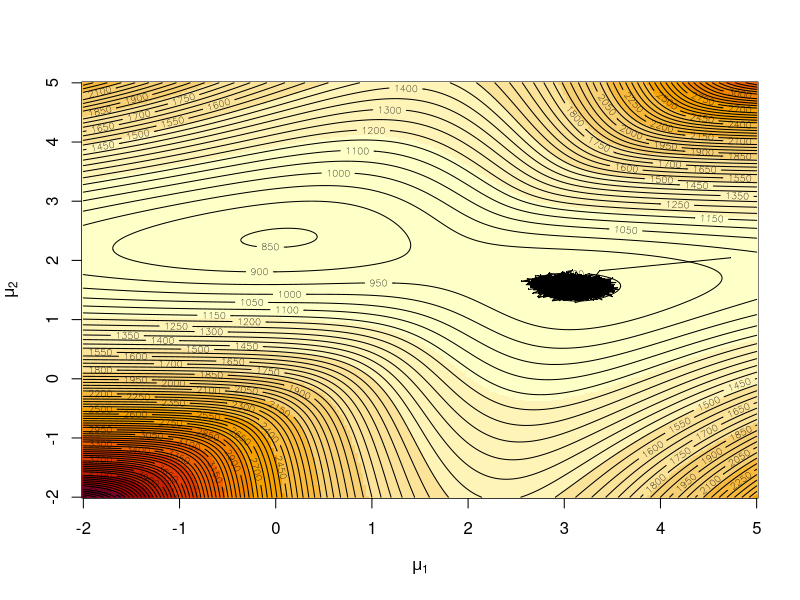
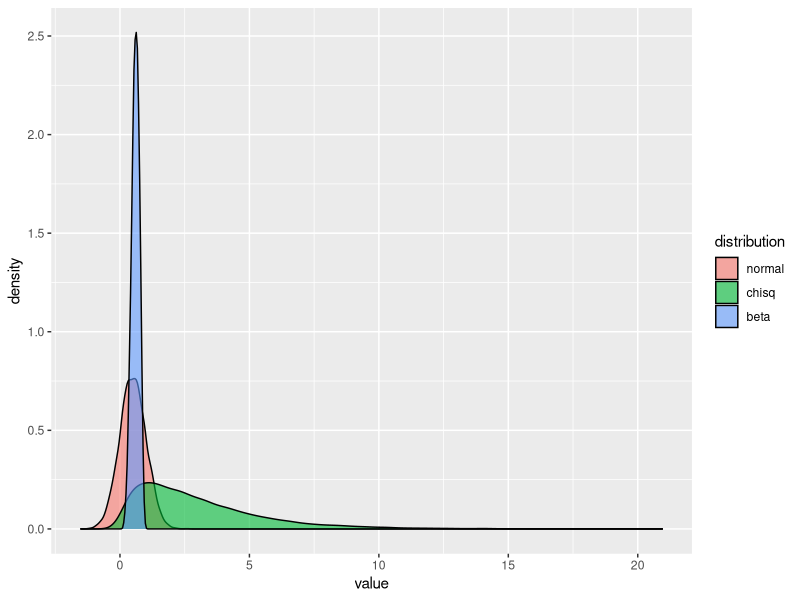
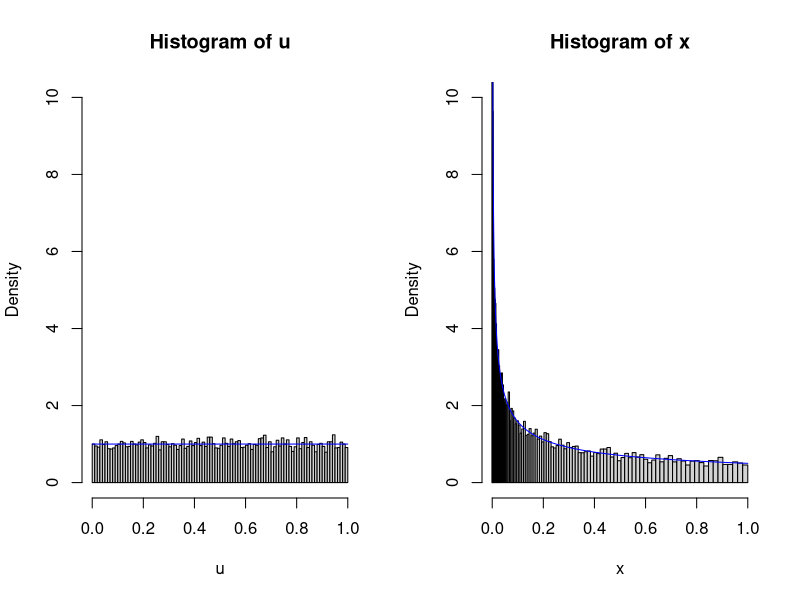
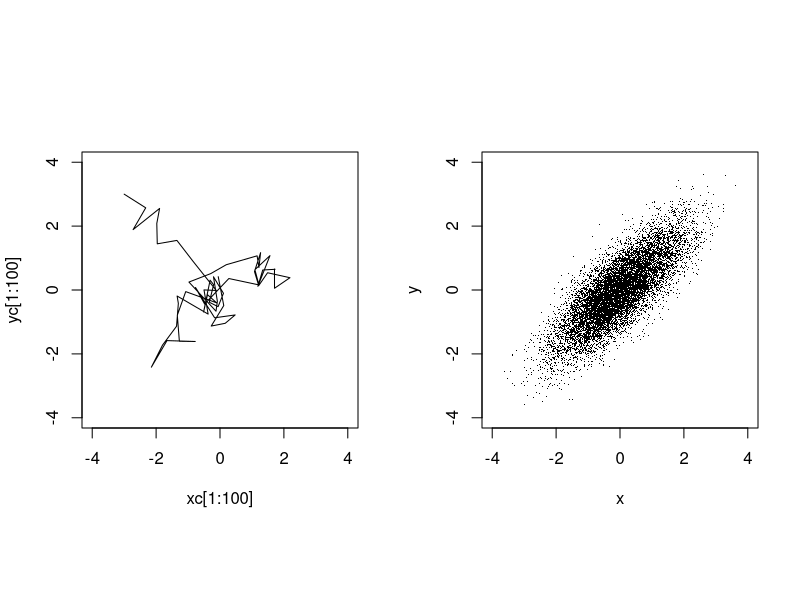

Write R code to recreate these figures, in order.
## ---- chunk 1
  
    Niter=6*10^4
    v=1
    da = sample(c(rnorm(10^2), 2.5 + rnorm(4 * 10^2)))

    like = function(mu) {
        sum(log((0.2 * dnorm(da - mu[1]) + 0.8 * dnorm(da - mu[2]))))
    }

    mu1 = mu2 = seq(-2, 5, le = 250)
    lli = matrix(0, ncol = 250, nrow = 250)
    for (i in 1:250) 
      for (j in 1:250) 
        lli[i, j] = like(c(mu1[i],   mu2[j]))

    x = prop = runif(2, -2, 5)
    the = matrix(x, ncol = 2)
    curlike = hval = like(x)
    for (i in 2:Niter) {
        pp = 1/(1 + ((0.8 * dnorm(da, mean = the[i - 1, 2]))/(0.2 * dnorm(da, mean = the[i - 1, 1]))))
        z = 2 - (runif(length(da)) < pp)
        prop[1] = (v * sum(da[z == 1]))/(sum(z == 1) * v + 1) + 
            rnorm(1) * sqrt(v/(1 + sum(z == 1) * v))
        prop[2] = (v * sum(da[z == 2]))/(sum(z == 2) * v + 1) + 
            rnorm(1) * sqrt(v/(1 + sum(z == 2) * v))
        curlike = like(prop)
        hval = c(hval, curlike)
        the = rbind(the, prop)
    }

    image(mu1, mu2, -lli, xlab = expression(mu[1]), ylab = expression(mu[2]))
    contour(mu1, mu2, -lli, nle = 100, add = T)
    points(the[, 1], the[, 2], cex = 0.2, pch = 17)
    lines(the[, 1], the[, 2], cex = 0.6, pch = 19)
## ---- chunk 2

    library(ggplot2)
    library(reshape2)
    nval=10^4
    normal <- rnorm(nval,0.5,0.5)
    chisq <- rchisq(nval, 3)
    beta <- rbeta(nval, 6,4)
    dist <- data.frame(normal=normal, chisq = chisq, beta=beta)
    dist_m <- melt(dist)
    names(dist_m) <- c('distribution', 'value')
    ggplot(dist_m, aes(x=value, fill=distribution)) + geom_density(alpha=0.6) + theme_grey()
## ---- chunk 3
    set.seed(1234)
    m = 10000
    u = runif(m); 
    x = u^2
    xx = seq(0, 1, by=.001)
    cut.u = (0:100)/100; 
    cut.x = cut.u^2
    par(mfrow=c(1,2))
    hist(u, breaks=cut.u, prob=T, ylim=c(0,10))
    lines(xx, dunif(xx), col="blue")
    hist(x, breaks=cut.x, prob=T, ylim=c(0,10))
    lines(xx, .5*xx^-.5, col="blue")
    par(mfrow=c(1,1))
## ---- chunk 4

    set.seed(1234); m = 40000; rho = .8; sgm = sqrt(1 - rho^2)
    xc = yc = numeric(m)

    # vectors of state components
    xc[1] = -3; yc[1] = 3

    # arbitrary starting values
    jl = 1; jr = 1

    # l and r limits of proposed jumps
    for (i in 2:m)
    {
        xc[i] = xc[i-1]; yc[i] = yc[i-1]
        # if jump rejected
        xp = runif(1, xc[i-1]-jl, xc[i-1]+jr) # proposed x coord
        yp = runif(1, yc[i-1]-jl, yc[i-1]+jr) # proposed y coord
        nmtr = dnorm(xp)*dnorm(yp, rho*xp, sgm)
        dntr = dnorm(xc[i-1])*dnorm(yc[i-1], rho*xc[i-1], sgm)
        r = nmtr/dntr
        # density ratio
        acc = (min(r, 1) > runif(1))
        # jump if acc == T
        if (acc) {xc[i] = xp; yc[i] = yp}
    }
    x = xc[(m/2+1):m]; y = yc[(m/2+1):m]

    # states after burn-in
    round(c(mean(x), mean(y), sd(x), sd(y), cor(x,y)), 4)
    mean(diff(x)==0)

    # proportion or proposals rejected
    mean(pmax(x,y) >= 1.25)

    # prop. of subj. getting certificates
    par(mfrow = c(1,2), pty="s")
    plot(xc[1:100], yc[1:100], xlim=c(-4,4), ylim=c(-4,4), type="l")
    plot(x, y, xlim=c(-4,4), ylim=c(-4,4), pch=".")

